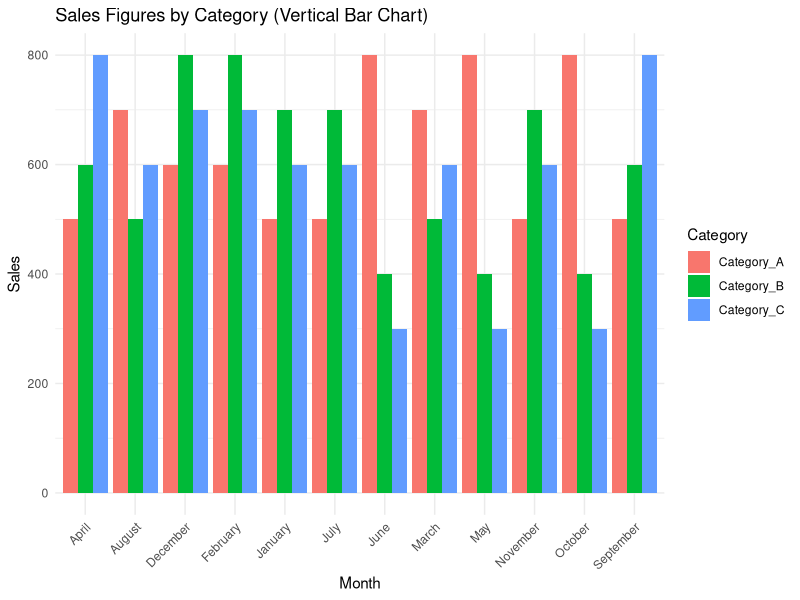
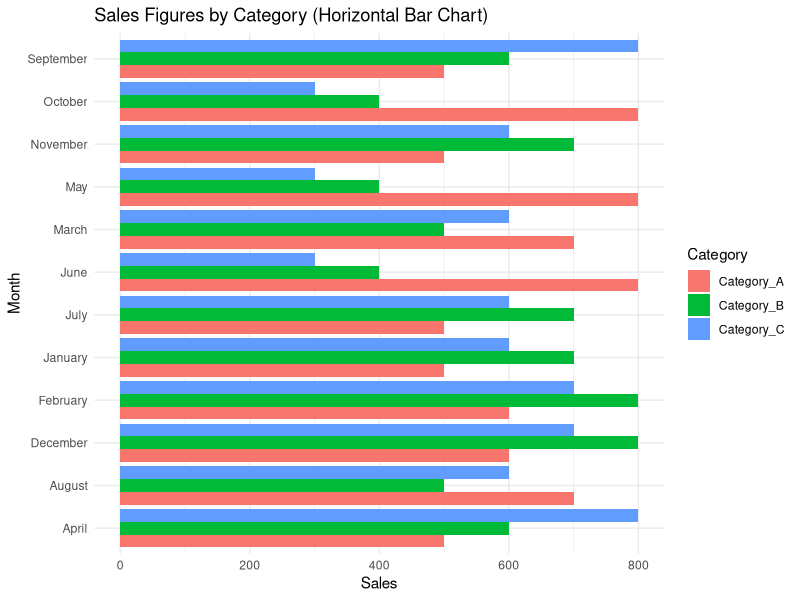
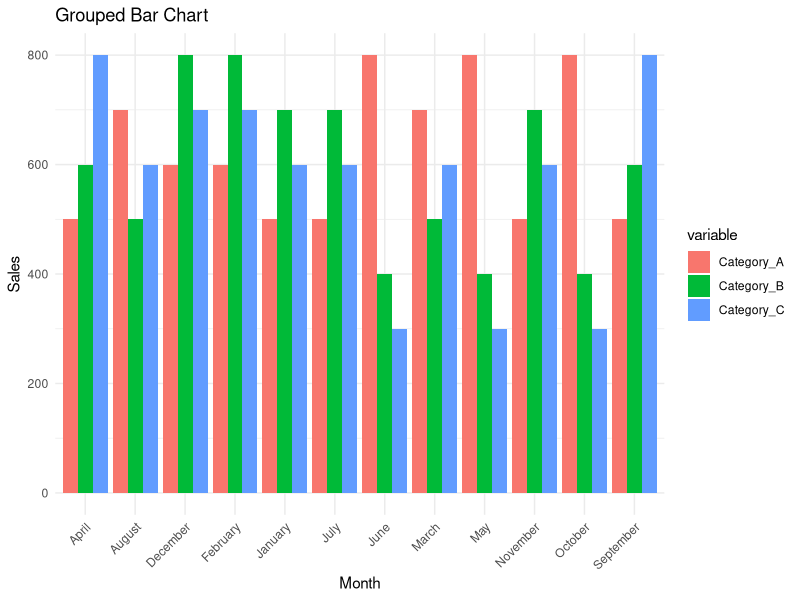
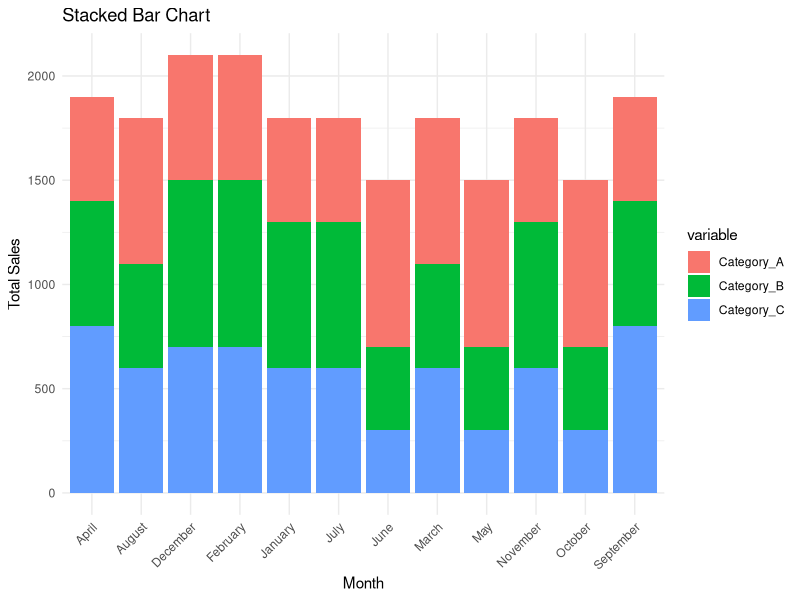

Reproduce these figures in R, in order.
# Install if not installed
# install.packages("ggplot2")

# Load ggplot2
library(ggplot2)
library(reshape2)
# Create the dataset
data <- data.frame(
  Month = c('January', 'February', 'March', 'April', 'May', 'June', 
            'July', 'August', 'September', 'October', 'November', 'December'),
  Category_A = c(500, 600, 700, 500, 800, 800, 500, 700, 500, 800, 500, 600),
  Category_B = c(700, 800, 500, 600, 400, 400, 700, 500, 600, 400, 700, 800),
  Category_C = c(600, 700, 600, 800, 300, 300, 600, 600, 800, 300, 600, 700)
)
# Melt the data for easier plotting
data_melt <- melt(data, id.vars = 'Month')

# Create the vertical bar chart
ggplot(data_melt, aes(x = Month, y = value, fill = variable)) +
  geom_bar(stat = "identity", position = "dodge") +
  labs(title = "Sales Figures by Category (Vertical Bar Chart)", 
       x = "Month", y = "Sales", fill = "Category") +
  theme_minimal() +
  theme(axis.text.x = element_text(angle = 45, hjust = 1))
# Create the horizontal bar chart
ggplot(data_melt, aes(x = value, y = Month, fill = variable)) +
  geom_bar(stat = "identity", position = "dodge") +
  labs(title = "Sales Figures by Category (Horizontal Bar Chart)", 
       x = "Sales", y = "Month", fill = "Category") +
  theme_minimal()
# Create the grouped bar chart
ggplot(data_melt, aes(x = Month, y = value, fill = variable)) +
  geom_bar(stat = "identity", position = position_dodge()) +
  labs(title = "Grouped Bar Chart", x = "Month", y = "Sales") +
  theme_minimal() +
  theme(axis.text.x = element_text(angle = 45, hjust = 1))
# Create the stacked bar chart
ggplot(data_melt, aes(x = Month, y = value, fill = variable)) +
  geom_bar(stat = "identity") +
  labs(title = "Stacked Bar Chart", x = "Month", y = "Total Sales") +
  theme_minimal() +
  theme(axis.text.x = element_text(angle = 45, hjust = 1))
